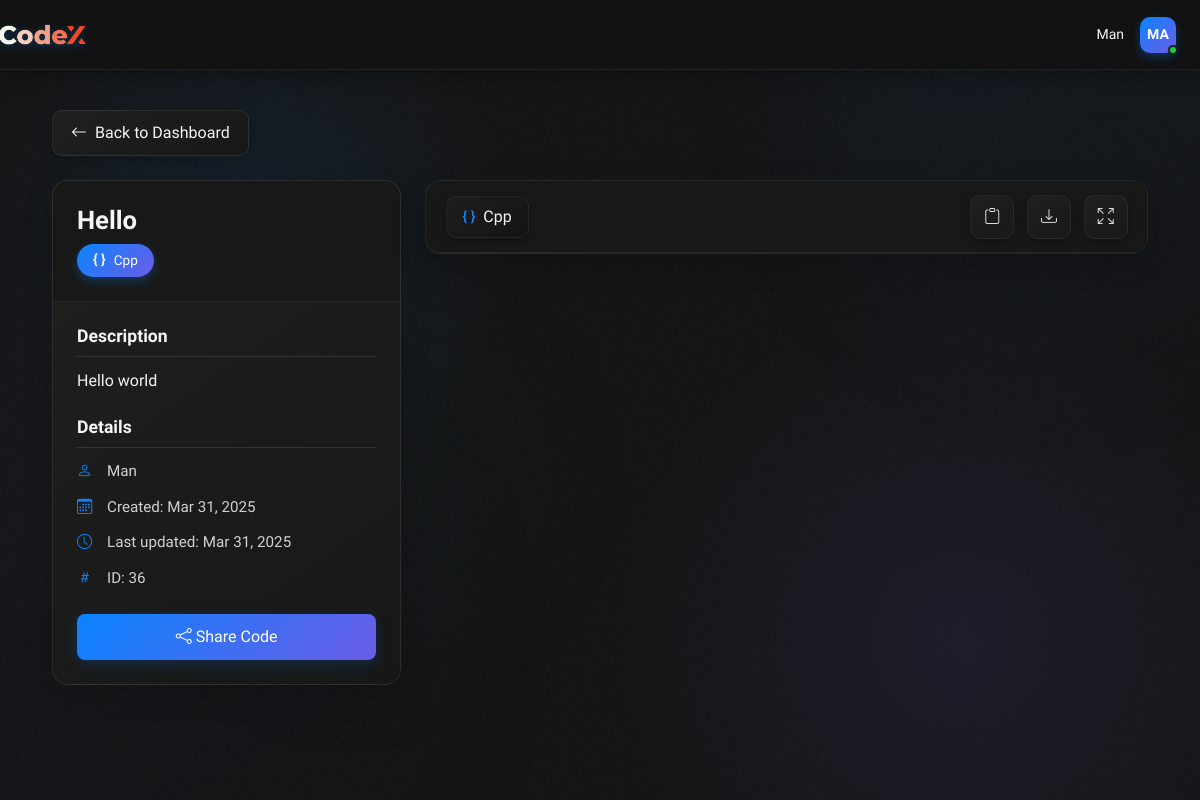
Screenshot of /core/code/36/ (signed in) with the database file from the repository.
### core/models.py (models this page shows, shortened)
class CodeSnippet(models.Model):
    title = models.CharField(max_length=100)
    description = models.TextField(blank=True, null=True)
    language = models.CharField(max_length=20, choices=LANGUAGE_CHOICES)
    owner = models.ForeignKey(User, on_delete=models.CASCADE, related_name='snippets')
    code_content = models.TextField()
    user_input = models.TextField(
        blank=True,
        null=True,
        help_text="Input provided by the user for code execution"
    )
    requirements = models.TextField(
        blank=True,
        null=True,
        help_text="Additional requirements or specifications for the code"
    )
    created_at = models.DateTimeField(auto_now_add=True)
    updated_at = models.DateTimeField(auto_now=True)

### core/views.py (the view)
# urls.py: path('code/<int:pk>/', views.code_detail, name='code_detail'),
@login_required
def code_detail(request, pk):
    snippet = get_object_or_404(CodeSnippet, pk=pk, owner=request.user)
    return render(request, 'code_detail.html', {'snippet': snippet})

### templates/code_detail.html (shortened to what this page needs)
{% extends 'base.html' %}
{% load static %}
{% block extra_css %}
    <link rel="stylesheet" href="https://cdn.jsdelivr.net/npm/bootstrap-icons@1.11.0/font/bootstrap-icons.css">
    <link rel="stylesheet" href="https://cdnjs.cloudflare.com/ajax/libs/codemirror/5.65.2/codemirror.min.css">
    <link rel="stylesheet" href="https://cdnjs.cloudflare.com/ajax/libs/codemirror/5.65.2/theme/dracula.min.css">
    <link rel="stylesheet" href="https://cdnjs.cloudflare.com/ajax/libs/codemirror/5.65.2/theme/monokai.min.css">
    <link rel="stylesheet" href="{% static 'css/code_detail.css' %}">
{% endblock %}
{% block background_elements %}
    <div class="bg-element bg-element-2"></div>
    <div class="bg-element bg-element-3"></div>
{% endblock %}
{% block header %}
    <nav class="navbar">
        <div class="navbar-container">
            <div class="navbar-brand">
                <div class="navbar-logo">
                    <img src="{% static 'codexc.png'%}" alt="CodeX" />
                </div>
            </div>
            <div class="navbar-user">
                <div class="navbar-user-info">
                    <span class="username">{{ user.username }}</span>
                </div>
                <div class="user-avatar">
                    <span>{{ user.username|slice:":2"|upper }}</span>
                    <div class="status-indicator"></div>
                </div>
            </div>
        </div>
    </nav>
{% endblock %}
{% block content %}
    <div class="main-content">
        <div class="container-fluid">
            <div class="mb-4">
                <a href="{% url 'dashboard' %}" class="btn btn-back">
                    <i class="bi bi-arrow-left"></i> Back to Dashboard
                </a>
            </div>
            <div class="row align-items-start">
                <div class="col-lg-4 mb-4 mb-lg-0">
                    <div class="code-details-card animate-fade-up">
                        <div class="card-header">
                            <h3 class="code-title mb-2">{{ snippet.title }}</h3>
                            <div class="language-pill">
                                <span class="language-icon" style="color:white; position:relative; top:-1px">{ }</span>
                                {{ snippet.language|capfirst }}
                            </div>
                        </div>
                        <div class="card-body">
                            {% if snippet.description %}
                                <div class="code-description mb-4">
                                    <h5 class="details-heading">Description</h5>
                                    <p>{{ snippet.description }}</p>
                                </div>
                            {% endif %}
                            <div class="code-meta">
                                <h5 class="details-heading">Details</h5>
                                <div class="meta-item">
                                    <i class="bi bi-person"></i>
                                    <span>{{ snippet.owner.username }}</span>
                                </div>
                                <div class="meta-item">
                                    <i class="bi bi-calendar3"></i>
                                    <span>Created: {{ snippet.created_at|date:"M d, Y" }}</span>
                                </div>
                                <div class="meta-item">
                                    <i class="bi bi-clock"></i>
                                    <span>Last updated: {{ snippet.updated_at|date:"M d, Y" }}</span>
                                </div>
                                <div class="meta-item">
                                    <i class="bi bi-hash"></i>
                                    <span>ID: {{ snippet.id }}</span>
                                </div>
                            </div>
                            <div class="mt-4">
                                <button class="btn btn-action w-100" id="share-button">
                                    <i class="bi bi-share"></i> Share Code
                                </button>
                            </div>
                        </div>
                    </div>
                </div>
                <div class="col-lg-8">
                    <div class="code-container card animate-fade-up">
                        <div class="code-header">
                            <div class="language-name">
                                <span class="language-icon">{ }</span>
                                {{ snippet.language|capfirst }}
                            </div>
                            <div class="code-actions">
                                <button class="btn-icon tooltip-container" id="copy-code">
                                    <i class="bi bi-clipboard"></i>
                                </button>
                                <button class="btn-icon tooltip-container" id="download-code">
                                    <i class="bi bi-download"></i>
                                </button>
                                <button class="btn-icon tooltip-container" id="expand-code">
                                    <i class="bi bi-arrows-fullscreen"></i>
                                </button>
                            </div>
                        </div>
                    </div>
                </div>
            </div>
        </div>
    </div>
{% endblock %}

### rows the page displays
CodeSnippet: title "Hello", language "Cpp", description "Hello world", owner.username "Man", created_at "Mar 31, 2025", updated_at "Mar 31, 2025", id "36"

### other values shown
{{ user.username }} "Man"
{{ user.username|slice:":2"|upper }} "MA"
